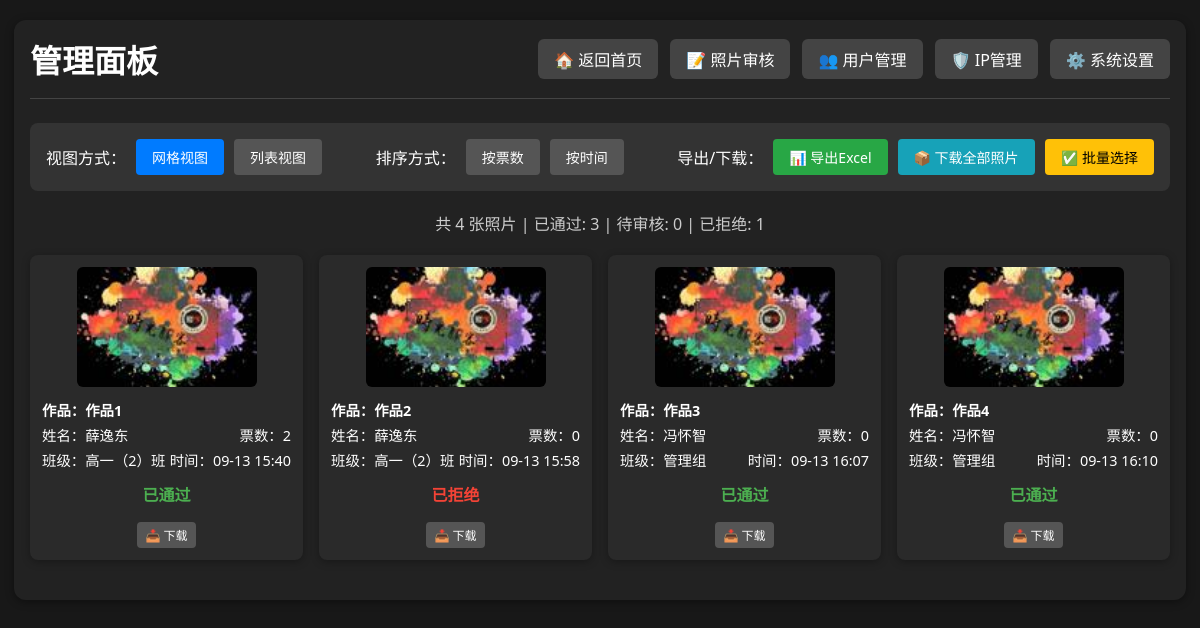
The page /admin (signed in) on the database its author committed.
### src/app.py (models this page shows)
class Photo(db.Model):
    id = db.Column(db.Integer, primary_key=True)
    url = db.Column(db.String(128))
    thumb_url = db.Column(db.String(128))
    title = db.Column(db.String(100), nullable=True)  # 作品名称
    class_name = db.Column(db.String(32))
    student_name = db.Column(db.String(32))
    vote_count = db.Column(db.Integer, default=0)
    user_id = db.Column(db.Integer, db.ForeignKey('user.id'), nullable=False)
    status = db.Column(db.Integer, default=0)  # 0=待审核, 1=已通过, 2=已拒绝
    created_at = db.Column(db.DateTime, default=db.func.current_timestamp())
    votes = db.relationship('Vote', backref='photo', lazy=True)

### src/app.py (the view)
@app.route('/admin')
@admin_required
def admin():
    all_photos = Photo.query.order_by(Photo.vote_count.desc()).all()
    settings = get_settings()
    return render_template('admin.html', all_photos=all_photos, settings=settings)

### src/app.py (called while the page is built)
def admin_required(f):
    @wraps(f)
    def decorated_function(*args, **kwargs):
        if 'user_id' not in session:
            return redirect(url_for('login'))
        user = User.query.get(session['user_id'])
        if not user or not user.is_active:
            session.clear()  # 清除session
            flash('账户已被禁用，请联系管理员')
            return redirect(url_for('login'))
        elif user.role < 2:
            flash('需要管理员权限')
            return redirect(url_for('index'))
        return f(*args, **kwargs)
    return decorated_function

def get_settings():
    settings = Settings.query.first()
    if not settings:
        settings = Settings()
        db.session.add(settings)
        db.session.commit()
    return settings

### templates/admin.html (shortened to what this page needs)
<!DOCTYPE html>
<html lang="zh-cn">
<head>
</head>
<body>
    <div class="container">
        <div class="header">
            <h1 class="title">管理面板</h1>
            <div class="nav-links">
                <a href="{{ url_for('index') }}" class="nav-btn">🏠 返回首页</a>
                <a href="{{ url_for('admin_review') }}" class="nav-btn">📝 照片审核</a>
                <a href="{{ url_for('manage_users') }}" class="nav-btn">👥 用户管理</a>
                <a href="{{ url_for('ip_management') }}" class="nav-btn">🛡️ IP管理</a>
                <a href="{{ url_for('settings') }}" class="nav-btn">⚙️ 系统设置</a>
            </div>
        </div>
        <div class="controls">
            <div class="view-controls">
                <span>视图方式：</span>
                <button class="btn active" onclick="switchView('grid')">网格视图</button>
                <button class="btn" onclick="switchView('list')">列表视图</button>
            </div>
            <div class="sort-controls">
                <span>排序方式：</span>
                <button class="btn active" onclick="sortPhotos('votes')">按票数</button>
                <button class="btn" onclick="sortPhotos('time')">按时间</button>
            </div>
            <div class="export-controls">
                <span>导出/下载：</span>
                <a href="{{ url_for('export_excel') }}" class="btn btn-success">📊 导出Excel</a>
                <a href="{{ url_for('download_all_photos') }}" class="btn btn-info">📦 下载全部照片</a>
                <button class="btn btn-warning" onclick="toggleBatchMode()">✅ 批量选择</button>
            </div>
        </div>
        <div class="stats">
            共 {{ all_photos|length }} 张照片 |
            已通过: {{ all_photos|selectattr("status", "equalto", 1)|list|length }} |
            待审核: {{ all_photos|selectattr("status", "equalto", 0)|list|length }} |
            已拒绝: {{ all_photos|selectattr("status", "equalto", 2)|list|length }}
        </div>
        <div id="grid-view" class="photo-grid">
            {% for photo in all_photos %}
            <div class="photo-item" data-votes="{{ photo.vote_count }}" data-time="{{ photo.created_at.timestamp() if photo.created_at else 0 }}">
                <img src="{{ photo.thumb_url }}" alt="参赛照片" onclick="showModal('{{ photo.url }}')">
                <div class="photo-info">
                    {% if photo.title %}
                    <div class="photo-info-row">
                        <span style="font-weight: bold; color: #fff;">作品：{{ photo.title }}</span>
                    </div>
                    {% endif %}
                    <div class="photo-info-row">
                        <span>姓名：{{ photo.student_name }}</span>
                        <span>票数：{{ photo.vote_count }}</span>
                    </div>
                    <div class="photo-info-row">
                        <span>班级：{{ photo.class_name }}</span>
                        <span>时间：{{ photo.created_at.strftime('%m-%d %H:%M') if photo.created_at else '' }}</span>
                    </div>
                </div>
                <div class="photo-status">
                    {% if photo.status == 0 %}
                        <span class="status-pending">待审核</span>
                    {% elif photo.status == 1 %}
                        <span class="status-approved">已通过</span>
                    {% else %}
                        <span class="status-rejected">已拒绝</span>
                    {% endif %}
                </div>
                <div style="margin-top: 8px;">
                    <a href="{{ url_for('download_photo', photo_id=photo.id) }}" class="btn" style="font-size: 12px; padding: 4px 8px;">📥 下载</a>
                </div>
            </div>
            {% endfor %}
        </div>
    </div>
</body>
</html>

### templates/admin.html (style rules this page uses)
body { background: #181818; color: #fff; font-family: 'Segoe UI', Arial, sans-serif; margin: 0; padding: 0; }
.container { max-width: 1400px; margin: 32px auto; padding: 16px; background: #222; border-radius: 12px; box-shadow: 0 2px 8px #0006; }
.header { display: flex; justify-content: space-between; align-items: center; margin-bottom: 24px; padding-bottom: 16px; border-bottom: 1px solid #444; flex-wrap: wrap; gap: 16px; }
.title { font-size: clamp(1.5rem, 4vw, 2rem); margin: 0; }
.nav-links { display: flex; gap: 12px; flex-wrap: wrap; }
.nav-btn { padding: 8px 16px; background: #444; color: #fff; text-decoration: none; border-radius: 6px; transition: background 0.2s; white-space: nowrap; }
.controls { display: flex; justify-content: space-between; align-items: center; margin-bottom: 20px; padding: 16px; background: #333; border-radius: 8px; flex-wrap: wrap; gap: 16px; }
.view-controls { display: flex; gap: 10px; align-items: center; flex-wrap: wrap; }
.sort-controls { display: flex; gap: 10px; align-items: center; flex-wrap: wrap; }
.export-controls { display: flex; gap: 10px; align-items: center; flex-wrap: wrap; }
.btn { padding: 8px 16px; border: none; border-radius: 4px; cursor: pointer; background: #555; color: white; transition: background 0.2s; text-decoration: none; display: inline-block; font-size: 14px; }
.btn:hover, .btn.active { background: #777; }
.btn.active { background: #007bff; }
.btn-success { background: #28a745; }
.btn-warning { background: #ffc107; color: #000; }
.btn-info { background: #17a2b8; }
.stats { text-align: center; margin-bottom: 20px; color: #ccc; }
.photo-grid { display: grid; grid-template-columns: repeat(auto-fill, minmax(280px, 1fr)); gap: 18px; margin-bottom: 24px; }
.photo-item { background: #2a2a2a; border-radius: 8px; padding: 12px; box-shadow: 0 2px 8px rgba(0,0,0,0.3); display: flex; flex-direction: column; align-items: center; transition: transform 0.2s; }
.photo-item img { width: 100%; max-width: 180px; max-height: 120px; border-radius: 6px; cursor: pointer; margin-bottom: 12px; object-fit: cover; }
.photo-info { width: 100%; margin-bottom: 8px; }
.photo-info-row { display: flex; justify-content: space-between; margin-bottom: 4px; font-size: 0.9rem; }
.photo-status { width: 100%; text-align: center; margin-bottom: 8px; }
.status-approved { color: #4caf50; font-weight: bold; }
.status-rejected { color: #f44336; font-weight: bold; }
@media (max-width: 1200px) { .container { max-width: 95%; margin: 20px auto; } }
@media (max-width: 1200px) { .photo-grid { grid-template-columns: repeat(auto-fill, minmax(250px, 1fr)); gap: 16px; } }

### rows shown on the page
Photo: thumb_url (picture), title "作品1", student_name "薛逸东", vote_count "2", class_name "高一（2）班", created_at "09-13 15:40", status "已通过"
Photo: thumb_url (picture), title "作品2", student_name "薛逸东", vote_count "0", class_name "高一（2）班", created_at "09-13 15:58", status "已拒绝"
Photo: thumb_url (picture), title "作品3", student_name "冯怀智", vote_count "0", class_name "管理组", created_at "09-13 16:07", status "已通过"
Photo: thumb_url (picture), title "作品4", student_name "冯怀智", vote_count "0", class_name "管理组", created_at "09-13 16:10", status "已通过"

### other values the page prints
{{ all_photos|length }} "4"
{{ all_photos|selectattr("status", "equalto", 1)|list|length }} "3"
{{ all_photos|selectattr("status", "equalto", 0)|list|length }} "0"
{{ all_photos|selectattr("status", "equalto", 2)|list|length }} "1"
